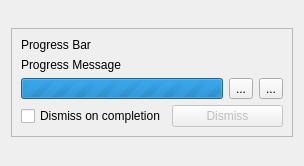
<?xml version="1.0" encoding="UTF-8"?>
<ui version="4.0">
 <class>ProgressMessage</class>
 <widget class="QWidget" name="ProgressMessage">
  <property name="geometry">
   <rect>
    <x>0</x>
    <y>0</y>
    <width>304</width>
    <height>166</height>
   </rect>
  </property>
  <property name="sizePolicy">
   <sizepolicy hsizetype="Expanding" vsizetype="Fixed">
    <horstretch>0</horstretch>
    <verstretch>0</verstretch>
   </sizepolicy>
  </property>
  <property name="windowTitle">
   <string>ProgressMessage</string>
  </property>
  <layout class="QVBoxLayout" name="verticalLayout">
   <item>
    <widget class="QFrame" name="frame">
     <property name="sizePolicy">
      <sizepolicy hsizetype="Expanding" vsizetype="Fixed">
       <horstretch>0</horstretch>
       <verstretch>0</verstretch>
      </sizepolicy>
     </property>
     <property name="frameShape">
      <enum>QFrame::StyledPanel</enum>
     </property>
     <property name="frameShadow">
      <enum>QFrame::Raised</enum>
     </property>
     <layout class="QVBoxLayout" name="verticalLayout_2">
      <item>
       <widget class="QLabel" name="lblPrimary">
        <property name="sizePolicy">
         <sizepolicy hsizetype="Preferred" vsizetype="Maximum">
          <horstretch>0</horstretch>
          <verstretch>0</verstretch>
         </sizepolicy>
        </property>
        <property name="text">
         <string>Progress Bar</string>
        </property>
       </widget>
      </item>
      <item>
       <widget class="QLabel" name="lblProgressMsg">
        <property name="sizePolicy">
         <sizepolicy hsizetype="Preferred" vsizetype="Maximum">
          <horstretch>0</horstretch>
          <verstretch>0</verstretch>
         </sizepolicy>
        </property>
        <property name="text">
         <string>Progress Message</string>
        </property>
       </widget>
      </item>
      <item>
       <widget class="QFrame" name="frame_3">
        <property name="frameShape">
         <enum>QFrame::NoFrame</enum>
        </property>
        <property name="frameShadow">
         <enum>QFrame::Raised</enum>
        </property>
        <layout class="QHBoxLayout" name="horizontalLayout_2">
         <property name="leftMargin">
          <number>0</number>
         </property>
         <property name="topMargin">
          <number>0</number>
         </property>
         <property name="rightMargin">
          <number>0</number>
         </property>
         <property name="bottomMargin">
          <number>0</number>
         </property>
         <item>
          <widget class="QProgressBar" name="progressBar">
           <property name="sizePolicy">
            <sizepolicy hsizetype="Expanding" vsizetype="Maximum">
             <horstretch>0</horstretch>
             <verstretch>0</verstretch>
            </sizepolicy>
           </property>
           <property name="maximum">
            <number>0</number>
           </property>
           <property name="value">
            <number>0</number>
           </property>
          </widget>
         </item>
         <item>
          <widget class="QToolButton" name="btnPauseCont">
           <property name="text">
            <string>...</string>
           </property>
           <property name="checkable">
            <bool>true</bool>
           </property>
          </widget>
         </item>
         <item>
          <widget class="QToolButton" name="btnCancel">
           <property name="text">
            <string>...</string>
           </property>
          </widget>
         </item>
        </layout>
       </widget>
      </item>
      <item>
       <widget class="QFrame" name="frame_2">
        <property name="frameShape">
         <enum>QFrame::NoFrame</enum>
        </property>
        <property name="frameShadow">
         <enum>QFrame::Raised</enum>
        </property>
        <layout class="QHBoxLayout" name="horizontalLayout">
         <property name="leftMargin">
          <number>0</number>
         </property>
         <property name="topMargin">
          <number>0</number>
         </property>
         <property name="rightMargin">
          <number>0</number>
         </property>
         <property name="bottomMargin">
          <number>0</number>
         </property>
         <item>
          <widget class="QCheckBox" name="checkBox">
           <property name="sizePolicy">
            <sizepolicy hsizetype="Fixed" vsizetype="Fixed">
             <horstretch>0</horstretch>
             <verstretch>0</verstretch>
            </sizepolicy>
           </property>
           <property name="text">
            <string>Dismiss on completion</string>
           </property>
          </widget>
         </item>
         <item>
          <widget class="QPushButton" name="btnDismiss">
           <property name="enabled">
            <bool>false</bool>
           </property>
           <property name="text">
            <string>Dismiss</string>
           </property>
          </widget>
         </item>
        </layout>
       </widget>
      </item>
     </layout>
    </widget>
   </item>
  </layout>
 </widget>
 <resources/>
 <connections/>
</ui>
